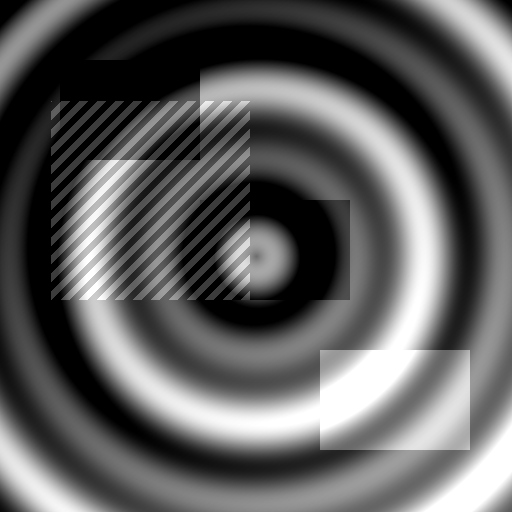
#> input picture input_image.jpg, 512 x 512 px
$ python svd_image_compression.py
#> lines starting #> are read from the running program, lines starting #| are printed output that depends on the picture
#SVD Image Compression
#Requirement for running this: pip install numpy pillow matplotlib

import numpy as np
import matplotlib.pyplot as plt
from PIL import Image
import os
import sys
import sys
sys.stdout.reconfigure(encoding='utf-8')


#Configuration

FINAL_RANK = 50

#User Input of Image

print("SVD Image Compression")
print("-" * 30)

user_input = input("Enter image filename (or press Enter for default 'input_image.jpg'): ").strip()
IMAGE_PATH = user_input if user_input else "input_image.jpg"


#Core Functions

def svd_compress(U, S, Vt, k):
    # Reconstructing the image using top-k singular values: Ak = Uk @ diag(Sk) @ Vtk
    return np.clip(U[:, :k] @ np.diag(S[:k]) @ Vt[:k, :], 0, 255)


def compression_ratio(m, n, k):
    # Returning percentage of original data used at rank k
    return (k * (m + n + 1)) / (m * n) * 100


def psnr(original, compressed):
    # Peak Signal-to-Noise Ratio in dB. Higher means better quality
    mse = np.mean((original - compressed) ** 2)
    return float('inf') if mse == 0 else 20 * np.log10(255 / np.sqrt(mse))


#Loading image

if not os.path.exists(IMAGE_PATH):
    print(f"Error: '{IMAGE_PATH}' not found. Place your image in the same folder.")
    sys.exit(1)

image = Image.open(IMAGE_PATH).convert('L')
#> image is the input picture: PIL image 512x512 L; min 0, max 255, mean 93
A = np.array(image, dtype=np.float64)
m, n = A.shape
#> m = 512; n = 512

print(f"Image loaded  : {IMAGE_PATH}  ({m} x {n} pixels)")
#| Image loaded  : input_image.jpg  (512 x 512 pixels)


#Applying SVD technique

U, S, Vt = np.linalg.svd(A, full_matrices=False)
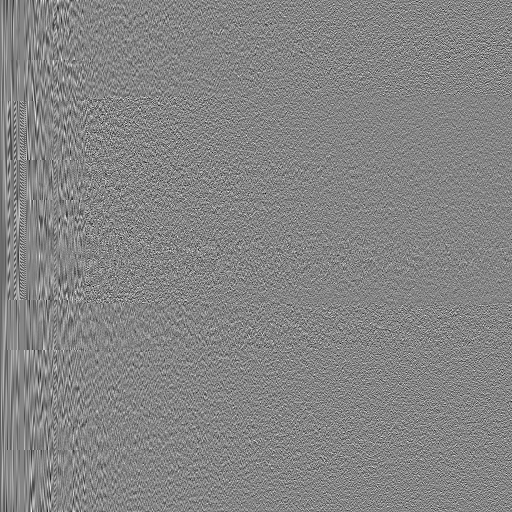
#> U: shape (512, 512) float64; min -0.232, max 0.213, mean -0.000109; drawn with min black and max white
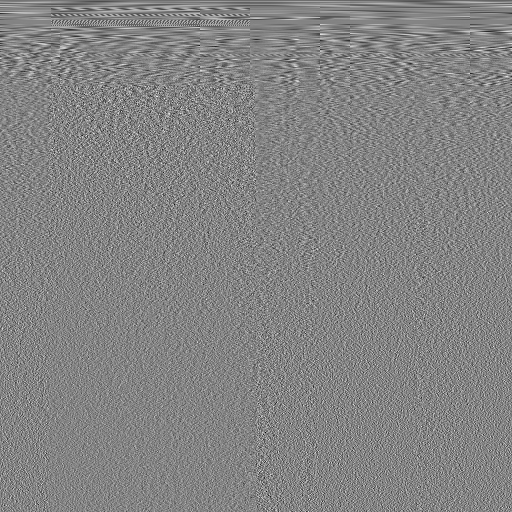
#> Vt: shape (512, 512) float64; min -0.239, max 0.223, mean -7.23e-05; drawn with min black and max white
#> S = 512 values, max 51977.7 at index 0, min 0.00152 at index 511, mean 320.6

print(f"SVD computed  : {len(S)} singular values")
#| SVD computed  : 512 singular values
print(f"Compressing   : rank k = {FINAL_RANK}")


#Reconstructing at Final Rank

A_compressed = svd_compress(U, S, Vt, FINAL_RANK)
comp_pct     = compression_ratio(m, n, FINAL_RANK)
#> comp_pct = 19.55
quality      = psnr(A, A_compressed)
#> in psnr, `mse = np.mean((original - compressed) ** 2)`: mse = 0.512
#> quality = 51.04

print(f"Data used     : {comp_pct:.1f}%  (saved {100 - comp_pct:.1f}%)")
#| Data used     : 19.6%  (saved 80.4%)
print(f"PSNR          : {quality:.1f} dB")
#| PSNR          : 51.0 dB


#Figure 1: Original vs Compressed

fig, axes = plt.subplots(1, 2, figsize=(12, 5))
fig.suptitle("SVD Image Compression", fontsize=14, fontweight='bold')

axes[0].imshow(A, cmap='gray', vmin=0, vmax=255)
axes[0].set_title(f"Original\n{m} x {n}  |  Full rank = {len(S)}", fontsize=11)
axes[0].axis('off')

axes[1].imshow(A_compressed, cmap='gray', vmin=0, vmax=255)
axes[1].set_title(
    f"Compressed  (k = {FINAL_RANK})\n"
    f"Data used: {comp_pct:.1f}%  |  PSNR: {quality:.1f} dB",
    fontsize=11
)
axes[1].axis('off')

plt.tight_layout()
plt.savefig("output_comparison.png", dpi=150, bbox_inches='tight')
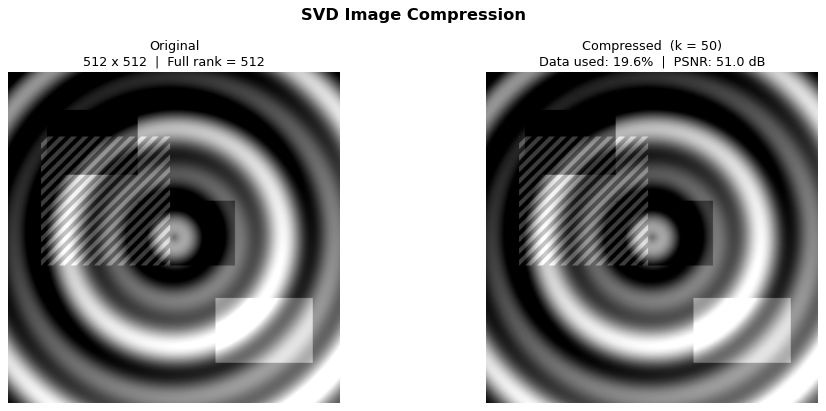
#> figure drawn by matplotlib, 2 panels
plt.close()
print("Saved         : output_comparison.png")


#Figure 2: Rank Progression
ranks = [k for k in [1, 5, 10, 20, 50, 100] if k <= len(S)]
#> ranks = [1, 5, 10, 20, 50, 100]

fig, axes = plt.subplots(2, 3, figsize=(15, 10))
fig.suptitle("SVD Compression — Rank Progression", fontsize=14, fontweight='bold')
axes = axes.flatten()

for i, k in enumerate(ranks):
    A_k  = svd_compress(U, S, Vt, k)
    comp = compression_ratio(m, n, k)
    q    = psnr(A, A_k)
    axes[i].imshow(A_k, cmap='gray', vmin=0, vmax=255)
    axes[i].set_title(f"Rank k = {k}\n{comp:.1f}% data  |  PSNR: {q:.1f} dB", fontsize=10)
    axes[i].axis('off')
#> this loop made 6 passes
#> (k, comp, mse in psnr, q) on passes 1 to 6: (1, 0.391, 3690.9, 12.46), (5, 1.96, 628.9, 20.14), (10, 3.91, 123.9, 27.2), (20, 7.82, 19.07, 35.33), (50, 19.55, 0.512, 51.04), (100, 39.1, 0.16, 56.09)
#> pass 1, `A_k  = svd_compress(U, S, Vt, k)`:
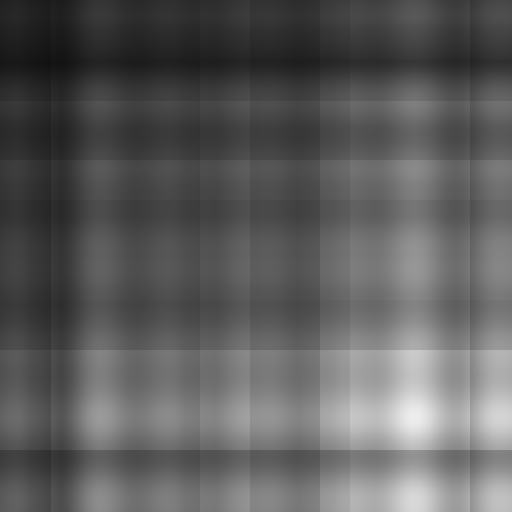
#> A_k: shape (512, 512) float64; min 18.01, max 237.9, mean 93.4
#> pass 2, `A_k  = svd_compress(U, S, Vt, k)`:
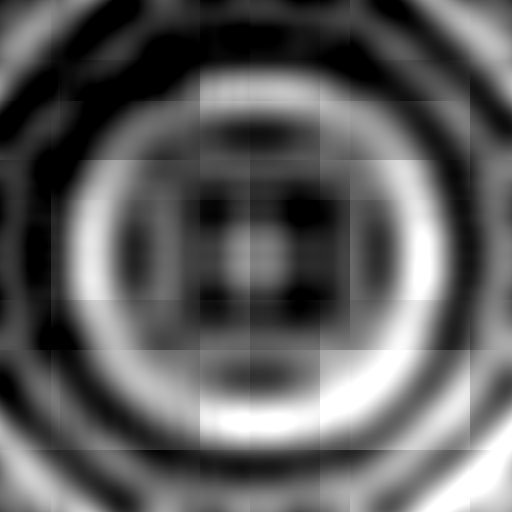
#> A_k: shape (512, 512) float64; min 0, max 255, mean 93.6

plt.tight_layout()
plt.savefig("output_rank_progression.png", dpi=150, bbox_inches='tight')
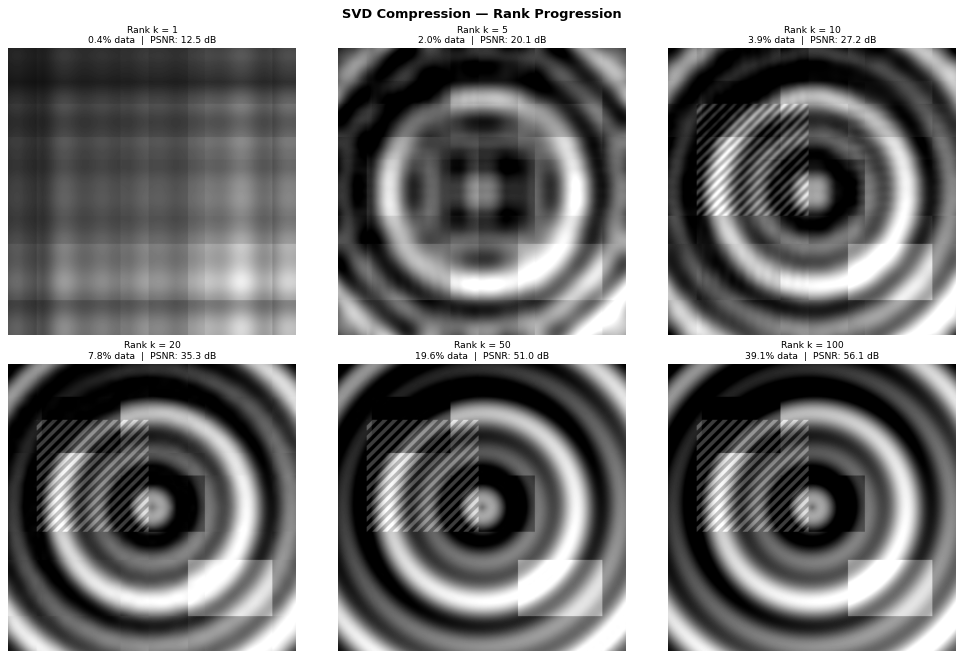
#> figure drawn by matplotlib, 6 panels
plt.close()
print("Saved         : output_rank_progression.png")


#Figure 3: Singular Value Analysis

top = min(100, len(S))
#> top = 100
cumulative_energy = np.cumsum(S ** 2) / np.sum(S ** 2) * 100
#> cumulative_energy = 512 values from 73.63 to 100

fig, axes = plt.subplots(1, 2, figsize=(13, 5))
fig.suptitle("Singular Value Analysis", fontsize=14, fontweight='bold')

axes[0].plot(range(1, top + 1), S[:top], color='steelblue', linewidth=2)
axes[0].set_xlabel("Rank k")
axes[0].set_ylabel("Singular Value")
axes[0].set_title("Singular Values (Top 100)")
axes[0].grid(True, alpha=0.3)

axes[1].plot(range(1, top + 1), cumulative_energy[:top], color='darkorange', linewidth=2)
axes[1].axhline(90, color='gray', linestyle='--', linewidth=1, label='90%')
axes[1].axhline(99, color='red',  linestyle='--', linewidth=1, label='99%')
axes[1].set_xlabel("Rank k")
axes[1].set_ylabel("Cumulative Energy (%)")
axes[1].set_title("Cumulative Energy Captured")
axes[1].legend(fontsize=9)
axes[1].grid(True, alpha=0.3)

plt.tight_layout()
plt.savefig("output_singular_values.png", dpi=150, bbox_inches='tight')
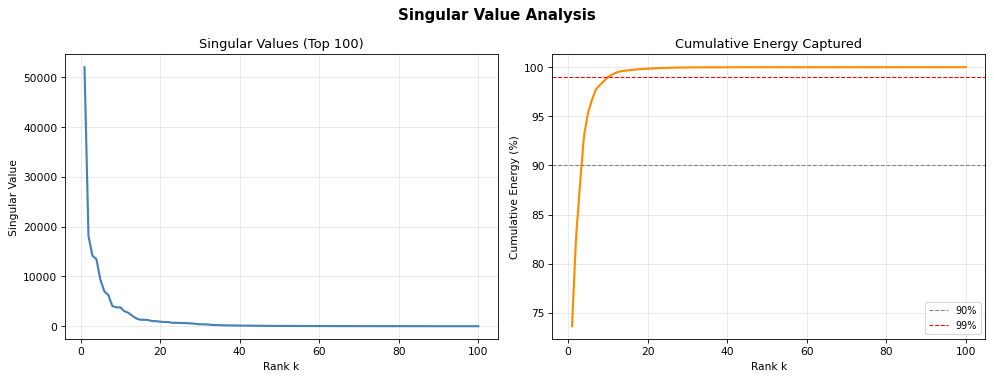
#> figure drawn by matplotlib, 2 panels; panel 1: curve peaks at x = 1, y = 51977.7; panel 2: curve peaks at x = 100, y = 100
plt.close()
print("Saved         : output_singular_values.png")


#Saving Final Compressed Image

output_array = np.clip(A_compressed, 0, 255).astype(np.uint8)
Image.fromarray(output_array, mode='L').save("output_compressed.jpg", quality=95)
print("Saved         : output_compressed.jpg  <- final output image")

print("\nAll output files saved in the current directory:")

$ run again, with face-input2.jpg copied over input_image.jpg
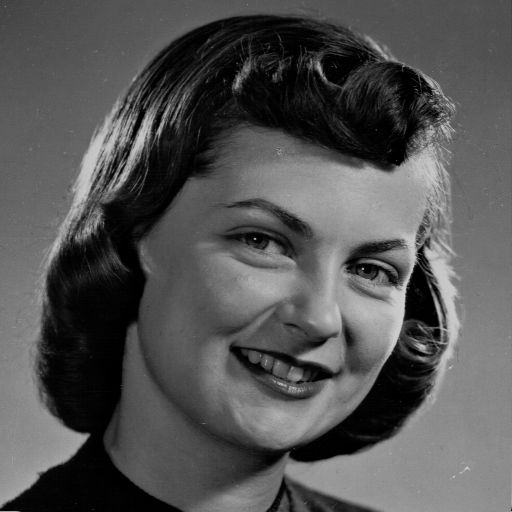
#> input picture face-input2.jpg, 512 x 512 px
#> image is the input picture: PIL image 512x512 L; min 0, max 214, mean 83.6
#| Image loaded  : input_image.jpg  (512 x 512 pixels)
#> S = 512 values, max 45201.5 at index 0, min 0.0123 at index 511, mean 371.6
#| SVD computed  : 512 singular values
#> mse = 40.16
#> quality = 32.09
#| Data used     : 19.6%  (saved 80.4%)
#| PSNR          : 32.1 dB
#> ranks = [1, 5, 10, 20, 50, 100]
#> the loop `for i, k in enumerate(ranks):` made 6 passes
#> (k, comp, mse in psnr, q) on passes 1 to 6: (1, 0.391, 1862, 15.43), (5, 1.96, 612.1, 20.26), (10, 3.91, 309.2, 23.23), (20, 7.82, 146, 26.49), (50, 19.55, 40.16, 32.09), (100, 39.1, 11.38, 37.57)
#> pass 1, `A_k  = svd_compress(U, S, Vt, k)`:
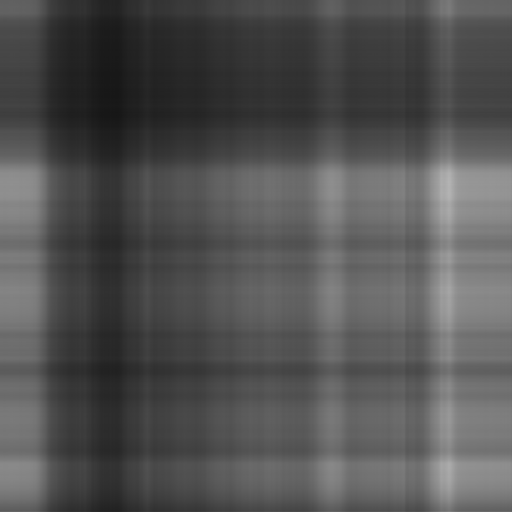
#> A_k: shape (512, 512) float64; min 22.8, max 179.6, mean 83.1
#> top = 100
#> cumulative_energy = 512 values from 80.72 to 100
#> `plt.savefig("output_singular_values.png", dpi=150, bbox_inches='tight')`:
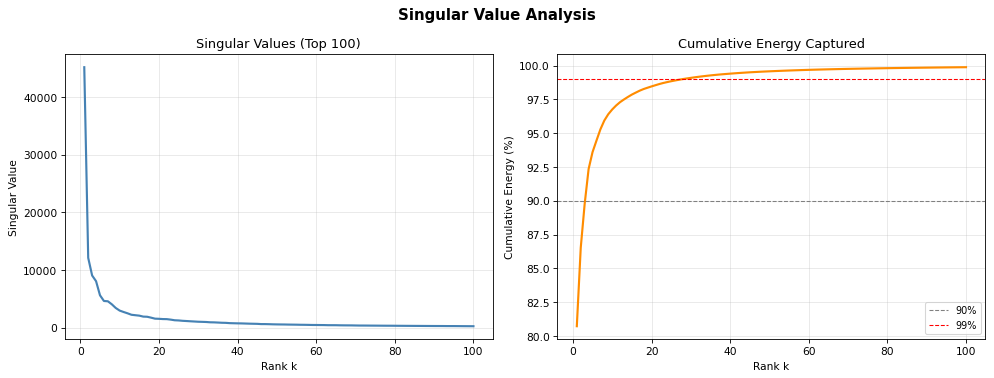
#> figure drawn by matplotlib, 2 panels; panel 1: curve peaks at x = 1, y = 45201.5; panel 2: curve peaks at x = 100, y = 99.88
